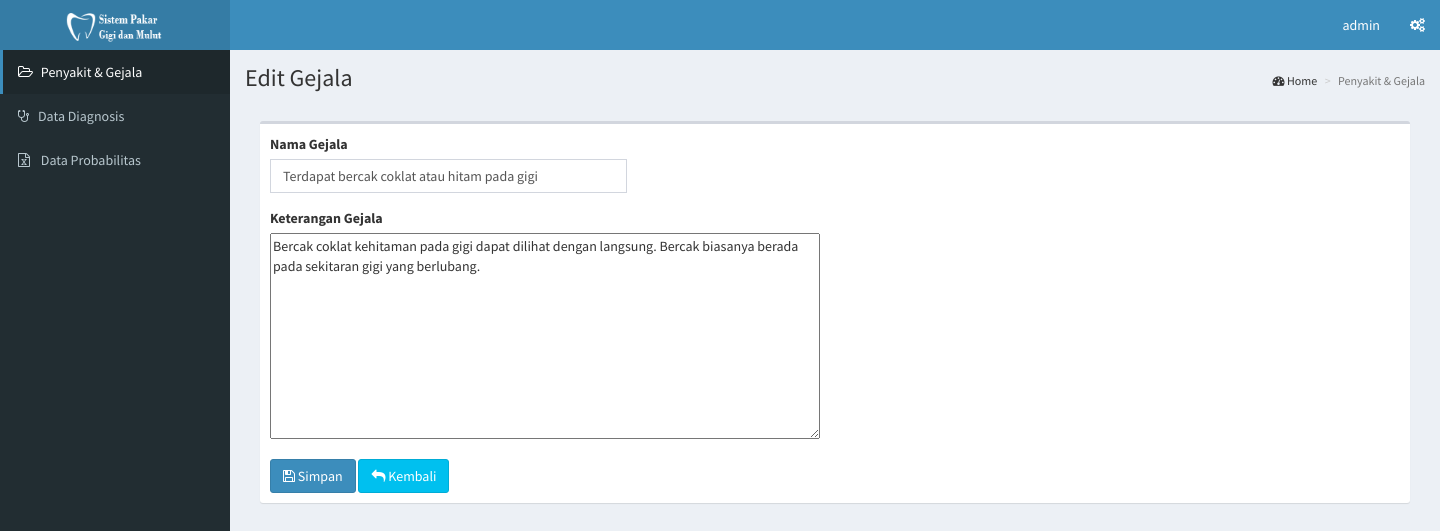
The app's page /admin/home.php?c=penyakit&m=edit&id=1 (signed in) with its own data.
### tables this page shows
CREATE TABLE IF NOT EXISTS `gejala` (
  `id_gejala` int(5) NOT NULL AUTO_INCREMENT,
  `nama` varchar(255) NOT NULL,
  `keterangan` longtext NOT NULL,
  PRIMARY KEY (`id_gejala`)
);

### controllers/penyakit.php (called while the page is built, shortened)
<?php
class Penyakit extends BaseController {
	public static function edit() {
		$id = @$_GET['id'];
        if ($id) {
            $data = Database::getSingle("
                SELECT *
                FROM gejala
                WHERE id_gejala = {$id}");
        }
        return array('penyakit/edit_gejala', compact('data'));
    }
}

### helper/database.php (called while the page is built, shortened)
<?php
class Database {
    private static $_host = '127.0.0.1';
    private static $_user = 'root';
    private static $_pass = '';
    private static $_db;
    public static function init() {
        if (!self::$_db) {
            self::$_db = new mysqli(self::$_host, self::$_user, self::$_pass);
        }
    }
    public static function query($q) {
        return self::$_db->query($q);
    }
    public static function getSingle($q) {
        return @self::get($q)[0];
    }
    public static function get($q) {
        $t = self::query($q);
        $r = array();
        while ($v = $t->fetch_object()) {
            $r[] = $v;
        }
        return $r;
    }
}

### views/penyakit/edit_gejala.php (the view, shortened to what this page needs)
<section class="content-header">
    <h1>
        Edit Gejala
    </h1>
	<ol class="breadcrumb">
        <li><i class="fa fa-dashboard"></i> Home</a></li>
        <li class="active">Penyakit & Gejala</li>
    </ol>
</section>
<section class="content">
    <div class="box box-default">
        <form role="form" method="post" id="mainForm" action="" enctype="multipart/form-data">
            <div class="box-body">
                <div class="row">
                    <div class="col-sm-4">
                        <div class="form-group">
                            <label>Nama Gejala</label>
                            <input type="text" name="data[nama]" class="form-control" value="<?= @$data->nama ?>" />
                        </div>
                    </div>
                </div>
                <div class="row">
                    <div class="col-sm-6">
                        <div class="form-group">
                            <label>Keterangan Gejala</label>
                            <textarea name="data[keterangan]" id="keterangan" rows="10" style="width:100%"><?= @$data->keterangan ?></textarea>
                        </div>
                    </div>
                </div>
                <div class="row">
                    <div class="col-sm-4">
                        <button type="submit" class="btn btn-primary"><i class="fa fa-save"></i> Simpan</button>
                        <a class="btn btn-info" href="?c=penyakit&m=index"><i class="fa fa-reply"></i> Kembali</a>
                    </div>
                </div>
            </div>
        </form>
    </div>
</section>

### records on screen
gejala: nama "Terdapat bercak coklat atau hitam pada gigi", keterangan "Bercak coklat kehitaman pada gigi dapat dilihat dengan langsung. Bercak biasanya berada pada sekitaran gigi yang berlubang."

### other values on screen
$_SESSION['admin']->username "admin"
